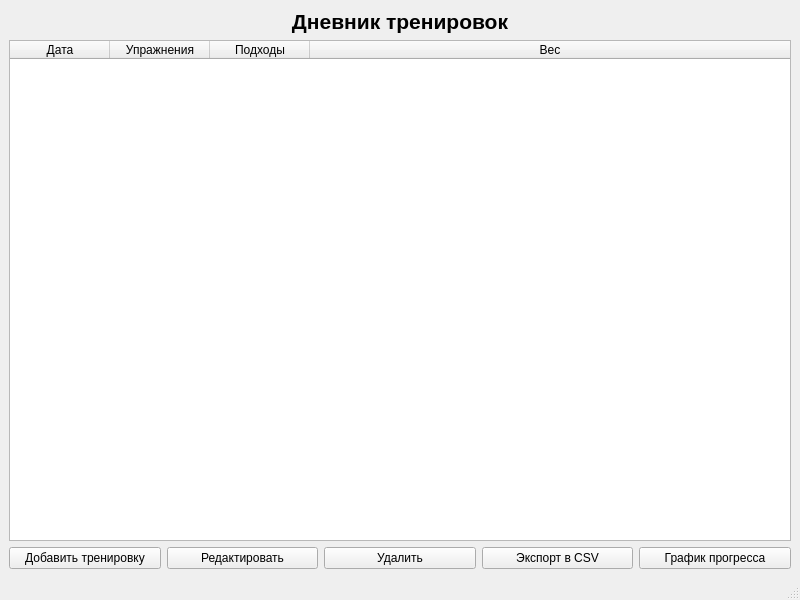
<?xml version="1.0" encoding="UTF-8"?>
<ui version="4.0">
 <class>MainWindow</class>
 <widget class="QMainWindow" name="MainWindow">
  <property name="geometry">
   <rect>
    <x>0</x>
    <y>0</y>
    <width>800</width>
    <height>600</height>
   </rect>
  </property>
  <property name="windowTitle">
   <string>Дневник тренировок</string>
  </property>
  <widget class="QWidget" name="centralwidget">
   <layout class="QVBoxLayout" name="verticalLayout">
    <item>
     <widget class="QLabel" name="labelTitle">
      <property name="text">
       <string>Дневник тренировок</string>
      </property>
      <property name="alignment">
       <set>Qt::AlignCenter</set>
      </property>
      <property name="font">
       <font>
        <pointsize>16</pointsize>
        <bold>true</bold>
       </font>
      </property>
     </widget>
    </item>
    <item>
     <widget class="QTableWidget" name="tableWorkouts">
      <property name="columnCount">
       <number>4</number>
      </property>
      <attribute name="horizontalHeaderStretchLastSection">
       <bool>true</bool>
      </attribute>
      <column>
       <property name="text">
        <string>Дата</string>
       </property>
      </column>
      <column>
       <property name="text">
        <string>Упражнения</string>
       </property>
      </column>
      <column>
       <property name="text">
        <string>Подходы</string>
       </property>
      </column>
      <column>
       <property name="text">
        <string>Вес</string>
       </property>
      </column>
     </widget>
    </item>
    <item>
     <layout class="QHBoxLayout" name="layoutButtons">
      <item>
       <widget class="QPushButton" name="btnAdd">
        <property name="text">
         <string>Добавить тренировку</string>
        </property>
       </widget>
      </item>
      <item>
       <widget class="QPushButton" name="btnEdit">
        <property name="text">
         <string>Редактировать</string>
        </property>
       </widget>
      </item>
      <item>
       <widget class="QPushButton" name="btnDelete">
        <property name="text">
         <string>Удалить</string>
        </property>
       </widget>
      </item>
      <item>
       <widget class="QPushButton" name="btnExportCsv">
        <property name="text">
         <string>Экспорт в CSV</string>
        </property>
       </widget>
      </item>
      <item>
       <widget class="QPushButton" name="btnChart">
        <property name="text">
         <string>График прогресса</string>
        </property>
       </widget>
      </item>
     </layout>
    </item>
   </layout>
  </widget>
  <widget class="QStatusBar" name="statusbar"/>
 </widget>
 <resources/>
 <connections/>
</ui>
